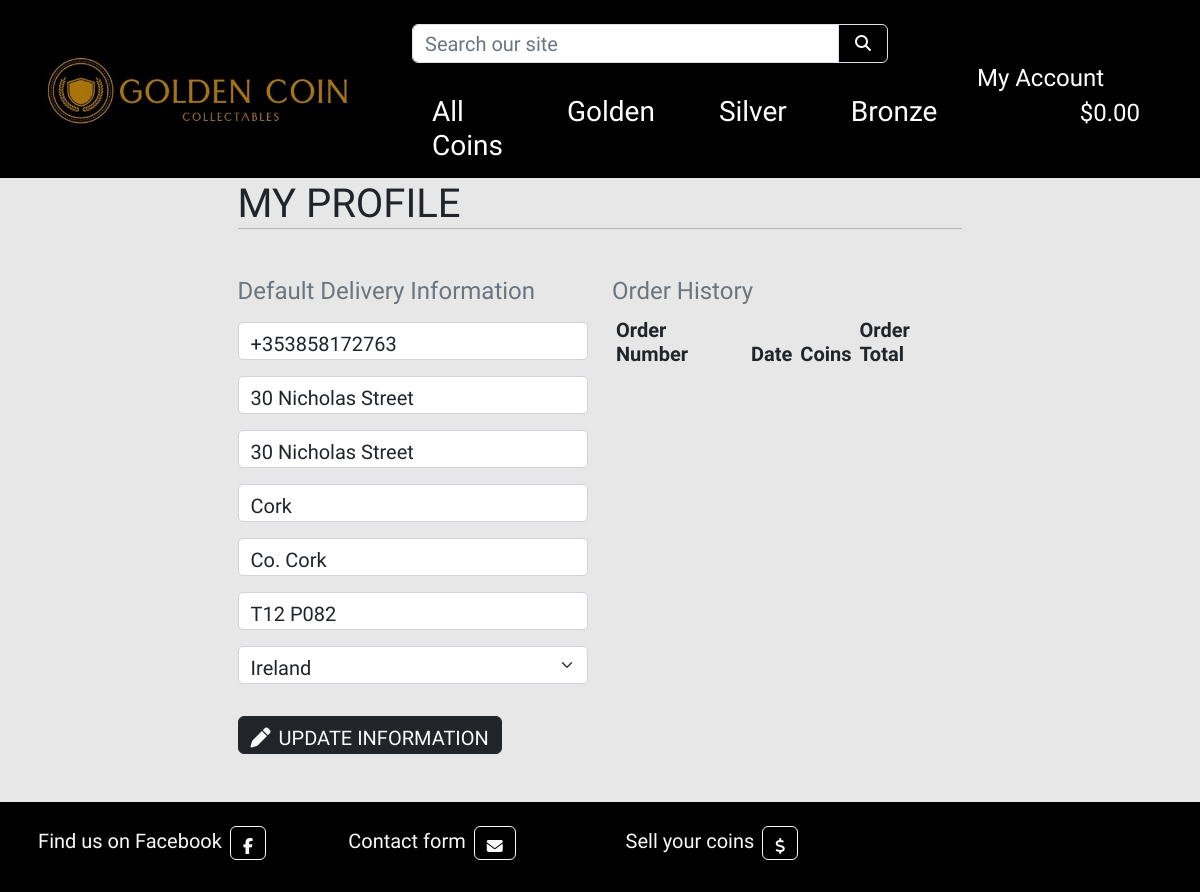
Before: /profile/ (signed in) with the older database file.
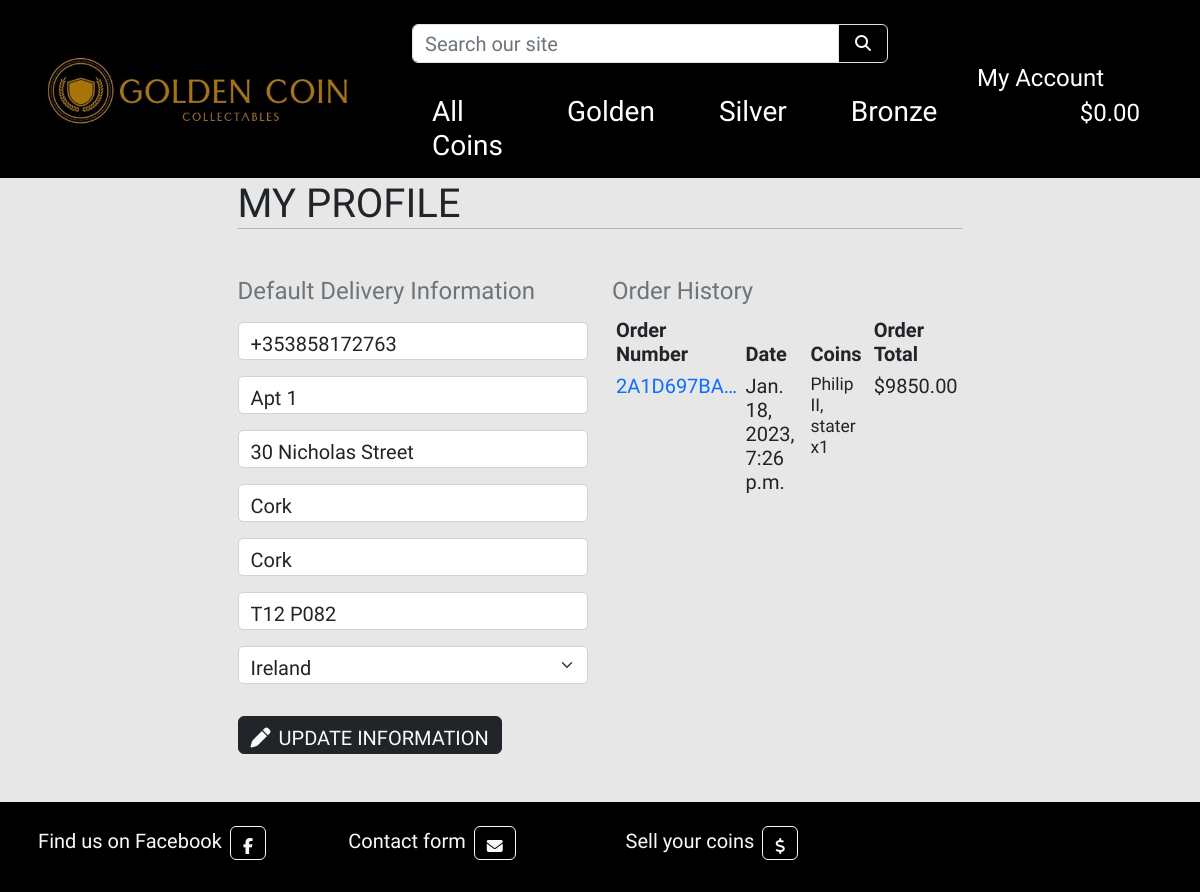
After: the same page with the newer database file.
### profiles/models.py (models this page shows, shortened)
class UserProfile(models.Model):
    user = models.OneToOneField(User, on_delete=models.CASCADE)
    default_phone_nr = models.CharField(max_length=20, null=True, blank=True)
    default_street_address1 = models.CharField(max_length=80, null=True, blank=True)
    default_street_address2 = models.CharField(max_length=80, null=True, blank=True)
    default_town_or_city = models.CharField(max_length=40, null=True, blank=True)
    default_county = models.CharField(max_length=80, null=True, blank=True)
    default_postcode = models.CharField(max_length=20, null=True, blank=True)
    default_country = CountryField(blank_label='Country', null=True, blank=True)

### checkout/models.py (models this page shows, shortened)
class Order(models.Model):
    order_nr = models.CharField(max_length=32, null=False, editable=False)
    user_profile = models.ForeignKey(UserProfile, on_delete=models.SET_NULL,
                                     null=True, blank=True, related_name='orders')
    full_name = models.CharField(max_length=50, null=False, blank=False)
    email = models.EmailField(max_length=254, null=False, blank=False)
    phone_nr = models.CharField(max_length=20, null=False, blank=False)
    country = CountryField(blank_label='Country *', null=False, blank=False)
    postcode = models.CharField(max_length=20, null=True, blank=True)
    town_or_city = models.CharField(max_length=40, null=False, blank=False)
    street_address1 = models.CharField(max_length=80, null=False, blank=False)
    street_address2 = models.CharField(max_length=80, null=True, blank=True)
    county = models.CharField(max_length=80, null=True, blank=True)
    date = models.DateTimeField(auto_now_add=True)
    grand_total = models.DecimalField(max_digits=20, decimal_places=2, null=False, default=0)
    original_cart = models.TextField(null=False, blank=False, default='')
    stripe_pid = models.CharField(max_length=254, null=False, blank=False, default='')

class OrderLineItem(models.Model):
    order = models.ForeignKey(Order, null=False, blank=False, on_delete=models.CASCADE, related_name='lineitems')
    coins = models.ForeignKey(Coins, null=False, blank=False, on_delete=models.CASCADE)
    coin_quantity = models.IntegerField(null=False, blank=False, default=0)
    lineitem_total = models.DecimalField(max_digits=20, decimal_places=2, null=False, blank=False, editable=False)

### coins/models.py (models this page shows, shortened)
class Coins(models.Model):
    metal = models.ForeignKey('Metal', null=True, blank=True, on_delete=models.SET_NULL)
    sku = models.CharField(max_length=254, null=True, blank=True)
    name = models.CharField(max_length=254)
    description = models.TextField()
    quantity = models.PositiveIntegerField()
    price = models.DecimalField(max_digits=6, decimal_places=2)
    origin = models.CharField(max_length=254)
    year = models.CharField(max_length=20)
    condition = models.CharField(max_length=20, choices=CONDITION_CHOICES, default=None)
    era = models.CharField(max_length=20, choices=ERA_CHOICES, default=None)
    image_url = models.URLField(max_length=1024, null=True, blank=True)
    image = models.ImageField(null=True, blank=True)
    class Meta:
        verbose_name_plural = 'Coins'

### profiles/views.py (the view)
# urls.py: path('profile/', include('profiles.urls')),
@login_required
def profile(request):
    profile = get_object_or_404(UserProfile, user=request.user)
    if request.method == 'POST':
        form = UserProfileForm(request.POST, instance=profile)
        if form.is_valid():
            form.save()
            messages.success(request, 'Profile updated successfully')
        else:
            messages.error(request, 'Update failed. Please ensure the form is valid.')
    else:
        form = UserProfileForm(instance=profile)
    orders = profile.orders.all()
    template = 'profiles/profile.html'
    context = {
        'form': form,
        'orders': orders,
        'on_profile_page': True
    }
    return render(request, template, context)

### profiles/forms.py
class UserProfileForm(forms.ModelForm):
    class Meta:
        model = UserProfile
        exclude = ('user',)
    def __init__(self, *args, **kwargs):
        super().__init__(*args, **kwargs)
        placeholders = {
            'default_phone_nr': 'Phone Number',
            'default_postcode': 'Postal Code',
            'default_town_or_city': 'Town or City',
            'default_street_address1': 'Street Address 1',
            'default_street_address2': 'Street Address 2',
            'default_county': 'County, State or Locality',
        }
        self.fields['default_phone_nr'].widget.attrs['autofocus'] = True
        for field in self.fields:
            if field != 'default_country':
                if self.fields[field].required:
                    placeholder = f'{placeholders[field]} *'
                else:
                    placeholder = placeholders[field]
                self.fields[field].widget.attrs['placeholder'] = placeholder
            self.fields[field].widget.attrs['class'] = 'rounded-1'
            self.fields[field].label = False

### cart/contexts.py (called while the page is built, shortened)
def cart_contents(request):
    cart_items = []
    total = 0
    coins_count = 0
    cart = request.session.get('cart', {})
    grand_total = total
    context = {
        'cart_items': cart_items,
        'total': total,
        'coins_count': coins_count,
        'grand_total': grand_total,
    }
    return context

### profiles/templates/profiles/profile.html (shortened to what this page needs)
{% extends "base.html" %}
{% load static %}
{% block extra_css %}
    <link rel="stylesheet" href="{% static 'profiles/css/profile.css' %}">
{% endblock %}
{% block content %}
    <div class="overlay"></div>
    <div class="container offset">
        <div class="row">
            <div class="col">
                <h1 class="logo-font mb-0 text-uppercase">My Profile</h1>
                <hr class="mt-0 mb-5">
            </div>
        </div>
        <div class="row">
            <div class="col-12 col-lg-6">
                <p class="text-muted h4">Default Delivery Information</p>
                <form class="mt-3" action="{% url 'profile' %}" method="POST" id="profile-update-form">
                    {{ form|crispy }}
                    <button class="btn border-dark text-uppercase mt-3 bg-dark text-light pb-0 add-btn login-btns"><i class="me-2 fa-solid fa-pen"></i>Update Information</button>
                </form>
            </div>
            <div class="col-12 col-lg-6">
                <p class="text-muted h4">Order History</p>
                <div class="order-history table-responsive">
                    <table class="table table-sm table-borderless h5">
                        <thead>
                            <tr>
                                <th>Order Number</th>
                                <th>Date</th>
                                <th>Coins</th>
                                <th>Order Total</th>
                            </tr>
                        </thead>
                        <tbody>
                            {% for order in orders %}
                                <tr>
                                    <td>
                                        <a class="text-decoration-none" href="{% url 'order_history' order.order_nr %}"
                                        title="{{ order.order_nr }}">
                                            {{ order.order_nr|truncatechars:10 }}
                                        </a>
                                    </td>
                                    <td>{{ order.date }}</td>
                                    <td>
                                        <ul class="list-unstyled">
                                            {% for item in order.lineitems.all %}
                                                <li class="small">
                                                    {{ item.coins.name }} x{{ item.coin_quantity }}
                                                </li>
                                            {% endfor %}
                                        </ul>
                                    </td>
                                    <td>${{ order.grand_total }}</td>
                                </tr>
                            {% endfor %}
                        </tbody>
                    </table>
                </div>
            </div>
        </div>
{% endblock %}

### templates/base.html (shortened to what this page needs)
{% load static %}
    <!doctype html>
    <html lang="en">
        <head>
            {% block corecss %}
                <link href="https://cdn.jsdelivr.net/npm/bootstrap@5.2.2/dist/css/bootstrap.min.css" rel="stylesheet">
                <link rel="stylesheet" href="{% static 'css/base.css' %}">
            {% endblock %}
            {% block extra_css %}
            {% endblock %}
        </head>
        <body>
            <header class="container-fluid fixed-top">
                <div id="topnav" class="row bg-black pt-lg-2 d-none d-lg-flex">
                    <div class="col-12 col-lg-4 my-auto">
                        <a href="{% url 'home' %}" class="nav-link main-logo-link"><img class='img-fluid' src="/media/logo7.jpg" alt ='Logo Pic' id="navbar-logo"></a>
                    </div>
                    <div class="col-12 col-lg-5 my-auto mt-3">
                        <form method="GET" action="{% url 'coins' %}">
                            <div class="input-group w-100">
                                <input class="form-control border border-black rounded-start py-0 input-flds" type="text" name="q" placeholder="Search our site">
                                <div class="input-group-append rounded-1">
                                    <button class="form-control btn btn-black border border-black rounded-0 rounded-end" type="submit">
                                        <span class="icon text-light">
                                            <i class="fas fa-search"></i>
                                        </span>
                                    </button>
                                </div>
                            </div>
                        </form>
                        <div class="row bg-white mt-2 h3">
                            <nav class="navbar navbar-expand-lg navbar-light w-100 bg-black p-0">
                                {% include 'includes/main-nav.html' %}
                            </nav>
                        </div>
                    </div>
                    <div class="col-12 col-lg-3 my-auto h4">
                        <div class="dropdown text-lg-end me-5">
                            <button class="btn btn-secondary bg-black border-0 me-4 align-baseline" type="button" id="dropdownMenuButton1" data-bs-toggle="dropdown" aria-expanded="false">
                                <p class="h4 mb-0">My Account</p>
                            </button>
                            <li class="list-inline-item">
                                <a class="{% if grand_total %}text-info fw-bold{% else %}text-light{% endif %} nav-link" href="{% url 'view_cart' %}">
                                    <div class="text-center align-baseline">
                                        <p class="my-0 text-white">
                                            {% if grand_total %}
                                                ${{ grand_total|floatformat:2 }}
                                            {% else %}
                                                $0.00
                                            {% endif %}
                                        </p>
                                    </div>
                                </a>
                            </li>
                        </div>
                    </div>
                </div>
            </header>
            <main class="container">
            {% block content %}
            {% endblock %}
            </main>
            <footer class="footer text-light mt-5" style="background-color: #000000;">
                <div class="container p-4 pb-0 row">
                    <section class="mb-4 row col-4 text-center">
                        <p class="h5">Find us on Facebook<a
                        class="btn btn-outline-light ms-2 pb-0 pt-2"
                        href="https://facebook.com"
                        target="_blank"
                        role="button"><i class="fab fa-facebook-f"></i></a></p>
                    </section>
                    <section class="mb-4 row col-4 text-center">
                        <p class="h5">Contact form<a
                            class="btn btn-outline-light ms-2 pb-0 pt-2"
                            href="{% url 'contact' %}"
                            role="button"><i class="fa-solid fa-envelope"></i></a></p>
                    </section>
                    <section class="mb-4 row col-4 text-center">
                        <p class="h5">Sell your coins<a
                            class="btn btn-outline-light ms-2 pb-0 pt-2"
                            href="{% url 'sell_coins' %}"
                            role="button"><i class="fa-solid fa-dollar-sign"></i></a></p>
                    </section>
                </div>
            </footer>
        </body>
    </html>

### templates/includes/main-nav.html (shortened to what this page needs)
<div class="collapse navbar-collapse mt-3" id="main-nav">
    <ul class="navbar-nav w-auto mx-auto">
        <li class="nav-item dropdown">
            <a class="logo-font font-weight-bold nav-link text-white me-5" href="#" id="all-coins-link" data-bs-toggle="dropdown" aria-haspopup="true" aria-expanded="false">
                All Coins
            </a>
        </li>
        <li class="nav-item dropdown">
            <a class="logo-font font-weight-bold nav-link text-white me-5" href="#" id="golden-link" data-bs-toggle="dropdown" aria-haspopup="true" aria-expanded="false">
                Golden
            </a>
        </li>
        <li class="nav-item dropdown">
            <a class="logo-font font-weight-bold nav-link text-white me-5" href="#" id="silver-link" data-bs-toggle="dropdown" aria-haspopup="true" aria-expanded="false">
                Silver
            </a>
        </li>
        <li class="nav-item dropdown">
            <a class="logo-font font-weight-bold nav-link text-white me-5" href="#" id="bronze-link" data-bs-toggle="dropdown" aria-haspopup="true" aria-expanded="false">
                Bronze
            </a>
        </li>
    </ul>
</div>

### static/css/base.css (style rules this page uses)
html { height: 100%; }
body { display: flex; min-height: 100vh; flex-direction: column; background-color: rgb(231, 231, 231); height: calc(100vh - 164px); font-family: 'Tenali Ramakrishna'; }
main { flex: 1 0 auto; }
.overlay { height: 100%; width: 100%; top: 0; left: 0; position: fixed; background: rgb(231, 231, 231); z-index: -1; }
.offset { margin-top: 180px; }
.login-btns { font-size: 20px; }
textarea[name="description"], #id_login, #id_password, #id_email, #id_email2, #id_username, #id_password1, #id_password2, .input-flds, .input-group-text { font-size: 20px !important; padding-bottom: 0 !important; }
.icon { align-items: center; display: inline-flex; justify-content: center; height: 1.5rem; width: 1.5rem; }
@media (min-width: 1200px) { .container { max-width: 80%; } }

### profiles/static/profiles/css/profile.css (style rules this page uses)
#id_default_phone_nr, #id_default_street_address1, #id_default_street_address2, #id_default_town_or_city, #id_default_county, #id_default_postcode, #id_default_country { border-radius: 5px !important; font-size: 20px; padding-bottom: 0; }

Changed rows visible on the page:
changed UserProfile "30 Nicholas Street": default_street_address1 "30 Nicholas Street" → "Apt 1"; default_county "Co. Cork" → "Cork"
added Order: order_nr "2A1D697BA…", date "Jan. 18, 2023, 7:26 p.m.", grand_total "9850.00"
added OrderLineItem: coins.name "Philip II, stater", coin_quantity "1"
